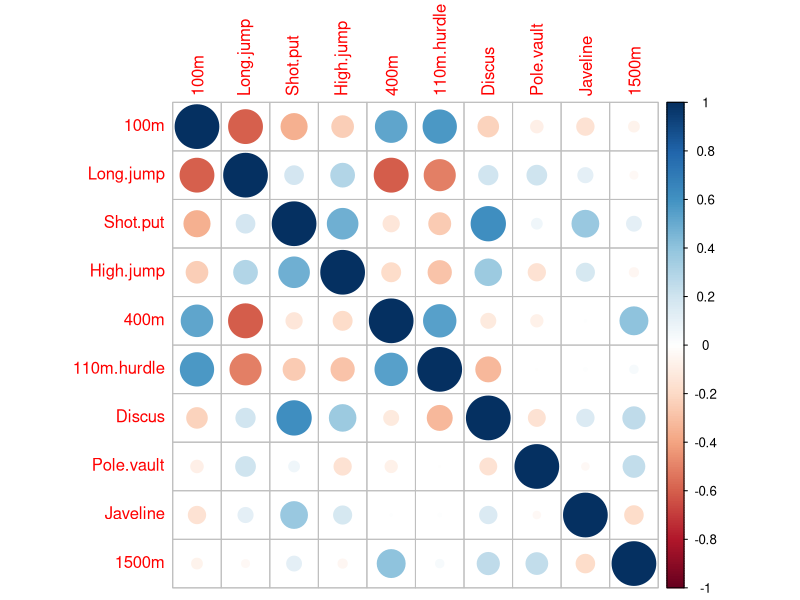
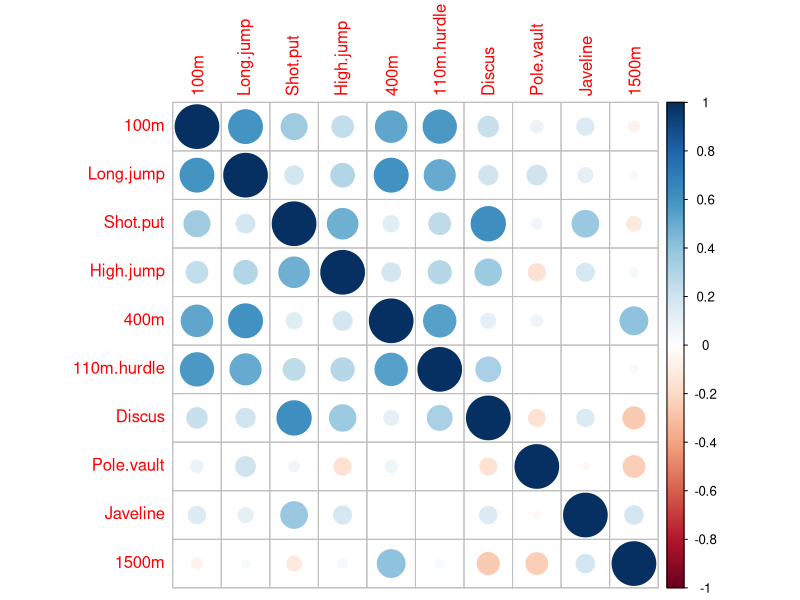
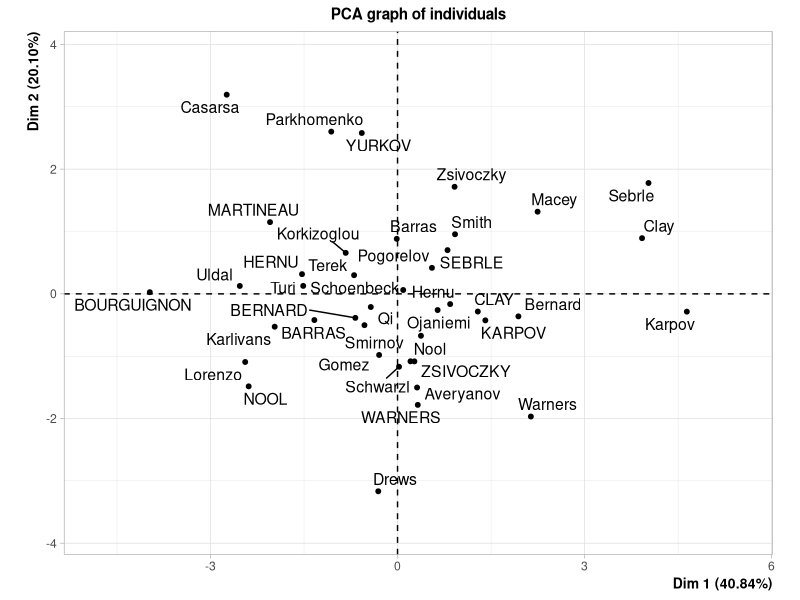
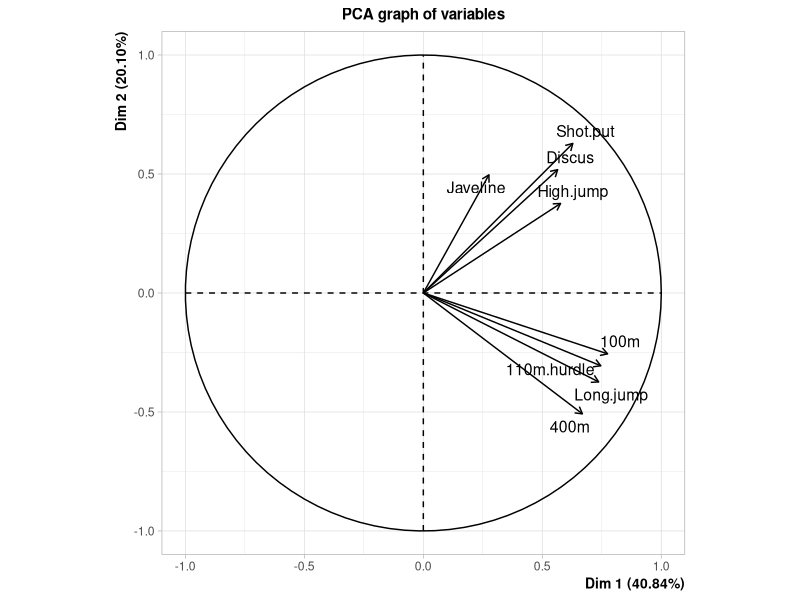
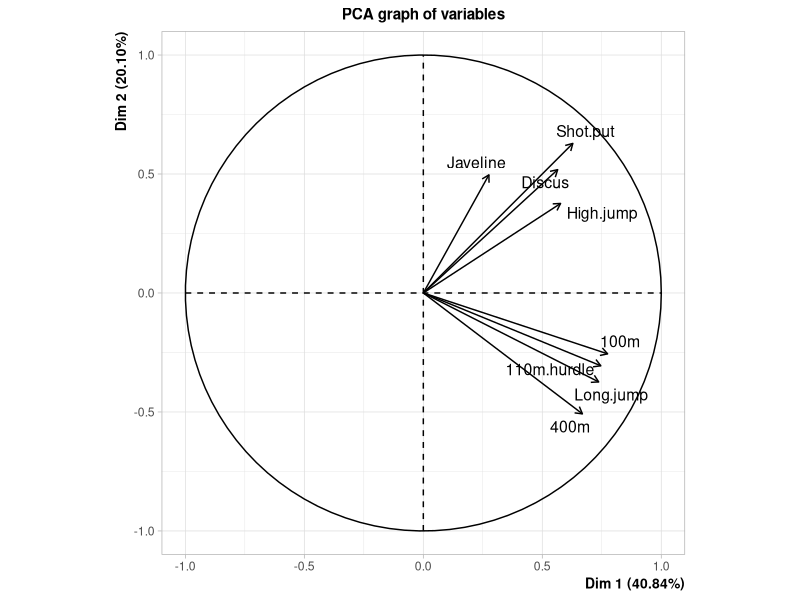
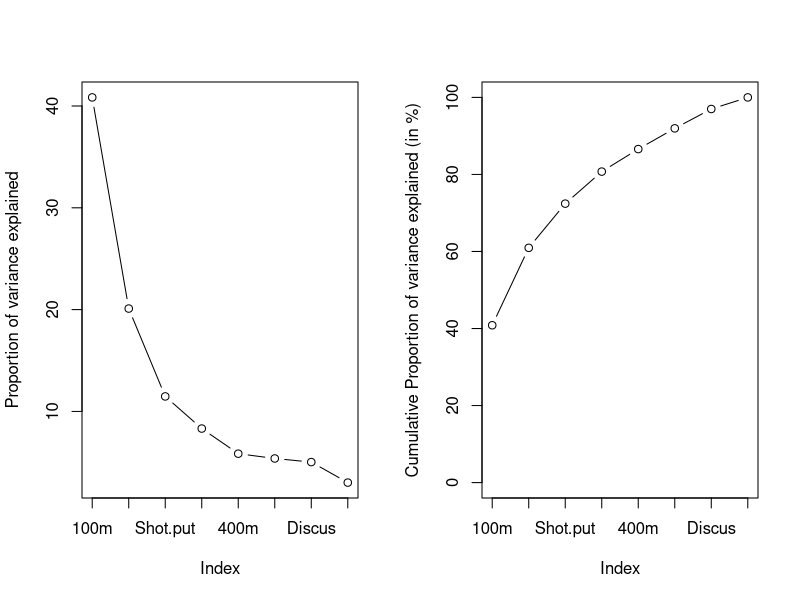
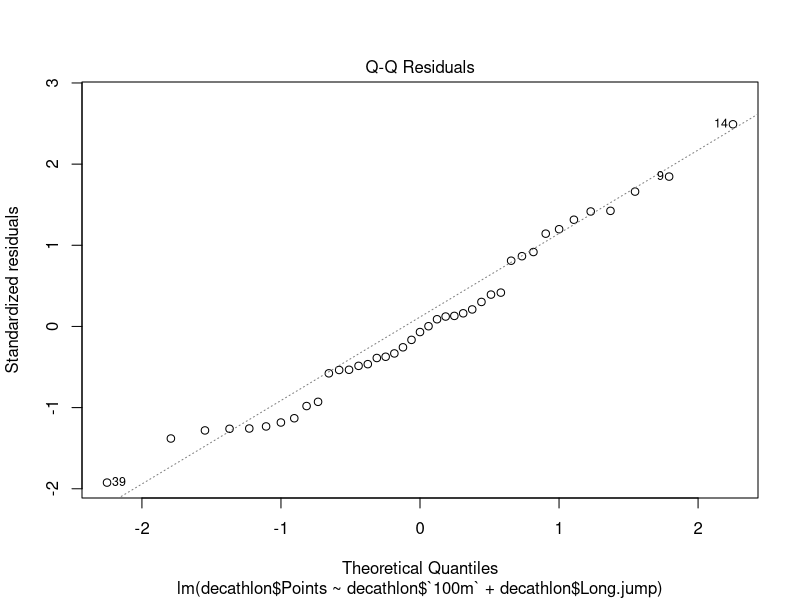
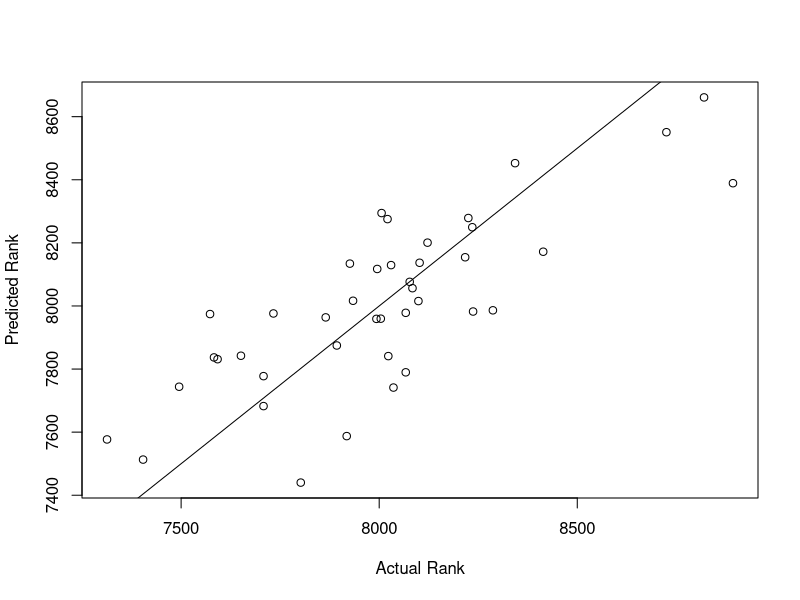

Here is the R script that generated these plots, in order:
############################# PART 4

library(lmtest)
library(car)
library(FactoMineR)
library(corrplot)
library(psych)

data(decathlon)

# 1) Define a PCA for the decathlon dataset and discuss why the model you own works well (or not) looking
# the variables chart. We recommend using FactoMineR package to do this analysis. Interpret variables and
# individuals charts to understand the relations between the different variables of interest and individuals
# scores on the dimensions

# As the variable "Competition" is not numerical, we can not use it for the PCA
# so we remove it from the dataset.
decathlon_filtered <- decathlon[, -13]
# As we only want to use the values that are related with a discipline, and as
# point is not related with a specific discipline: we remove it.
decathlon_filtered <- decathlon_filtered[, -12]
# As we want to predict the variable "Rank, it would make no sense to use it in
# the prediciont model, for this reason, we elimnate it.
decathlon_filtered <- decathlon_filtered[, -11]

# Next we normalize and center the date of the remaining colums
normalized_data <- as.data.frame(scale(decathlon_filtered))

# Correlation matrix check
correlation_matrix <- cor(normalized_data)
corrplot(correlation_matrix, method = "circle")

# Looking at the correlation matrix, we can see the problem. Some discipilness
# have positivly correlated while others are negativly correlate. To adress
# this, we change the directions of negative ones.
normalized_data$`100m` <- max(normalized_data$`100m`) - normalized_data$`100m`
normalized_data$`400m` <- max(normalized_data$`400m`) - normalized_data$`400m`
normalized_data$`110m.hurdle` <- max(normalized_data$`110m.hurdle`) - normalized_data$`110m.hurdle`
normalized_data$`1500m` <- max(normalized_data$`1500m`) - normalized_data$`1500m`

correlation_matrix <- cor(normalized_data)
corrplot(correlation_matrix, method = "circle")

# After the transformations all the variables follow the same direction.

# Before starting the PCA analysis we have to check that the data fullfill
# sphericity.
# We can check sphericity using Bartlett test. Bartlett uses the correlation
# matrix and the dimension of the data.
n <- nrow(normalized_data)
cortest.bartlett(correlation_matrix, n)

# As the p-value (1.15685e-10) < 0.05 we have enough evidence to reject the
# null hypothesys so the assumption of correlation between features is
# fulfilled

# Before performing the PCA we will check which Principal Components (PCs) we should
# use with KMO test. The Kaiser-Meyer-Olkin (KMO) represents the degree to which
# each observed variable is predicted by the other variables in the
# dataset and with this indicates the suitability for factor analysis.
kmo <- function(x)
{
  x <- subset(x, complete.cases(x))       # Omit missing values
  r <- cor(x)                             # Correlation matrix
  r2 <- r^2                               # Squared correlation coefficients
  i <- solve(r)                           # Inverse matrix of correlation matrix
  d <- diag(i)                            # Diagonal elements of inverse matrix
  p2 <- (-i/sqrt(outer(d, d)))^2          # Squared partial correlation coefficients
  diag(r2) <- diag(p2) <- 0               # Delete diagonal elements
  KMO <- sum(r2)/(sum(r2)+sum(p2))
  MSA <- colSums(r2)/(colSums(r2)+colSums(p2))
  return(list(KMO = KMO, MSA = MSA))
}

# KMO with normalized data
kmo(normalized_data)

# As the KMO is very low we will remove the variable with the low KMO
# in order to improve the model.
# First we remove pole.vault
normalized_data <- normalized_data[, -8]
kmo(normalized_data)

# As the KMO is still low we remove 1500m
normalized_data <- normalized_data[, -9]
kmo(normalized_data)

# With a KMO value of 0.735 we can state that this is a reasonable model to
# perform a PCA

pca <- PCA(normalized_data)
plot(pca, choix = "var")

# Looking at the PCA we can state that:
# 1 - The variables have a strong relation with the first dimension which is
#     explaining over 51% of the variance of the data.
# 2 - It seems that the first two components are enough to explain the variance
#     of the data overall

# In order to know how many PC are significant for the
# analysis of the variance of the data, we can use the eigenvalues.
print(pca$eig)

# As we can see through the eigenvalues, only 100 meters and long jump have a
# value higher than 1, so we can conclude that these two PCs
# are enough to explain the variance of the data.

# Moreover, we want to visually check the conclusion using the Scree Plot
par(mfrow = c(1, 2))
plot(pca$eig[, 2],
     type = "b",
     ylab = "Proportion of variance explained",
     xaxt = "n")
custom_labels <- c("100m", "Long.jump", "Shot.put", "High.jump", "400m",
                   "110m.hurdle", "Discus", "Javeline")
axis(1, at = 1:length(custom_labels), labels = custom_labels)
plot(pca$eig[, 3],
     type = "b",
     ylim = c(0, max(pca$eig[, 3])),
     ylab = "Cumulative Proportion of variance explained (in %)",
     xaxt = "n")
axis(1, at = 1:length(custom_labels), labels = custom_labels)
par(mfrow = c(1, 1))

# Moreover, we want to know in which component are the variables explained the
# most. We can see it through the cosen of the models.
pca$var$cos2

# As we can see the vast majority (6 out of 7) of the variables is more
# explained by the first PC. Except 'shot.put' and 'discus'
# which are better explained by the second dimension. This could be related
# to the fact that the disciplines are similar (both involves thrusting an
# object) and measure the score in meter.

# 2) Now we are going to continue with PC regression. We want
#    to construct a linear regression model to predict the points of each
#    athlete. To do so you must
#    First  decide  the  number  of  principal  components  to  be  included
#    in  the  regression  as  independent  variables. Justify your answer.
#    Check the assumptions of the regression model.
#    Is the prediction accurate enough?

# As in the prvious section we have concluded that the first two principal
# components (100m and Long.jumo) are enough to explain the variance of
# the data.
# We will perform the linerar model with these two PC as independent
# variables.

model <- lm(decathlon$Points ~ decathlon$`100m` + decathlon$Long.jump)
summary(model) # adjusted R square 0.6035

# Homosedasticity
bptest(model)
# Adjusted R-squared: 0.727

# Normality of residuals
plot(model, 2)
shapiro.test(model$residuals)
# In this case the p-val(0.4211)>0.05 so we have enough evidence for accepting
# the null hypothesis, the assumption of normality in the residuals is
# fulfilled.
# Both from the Q-Q plot and from shapiro we can conclude that the residuals
# are normally distributed.

# No multicolinearity
vif(model)
# The correlation between 100m and Long.jump is 1.55864, we can state that the
# assumption of not multicolinearity between the independent variables
# (100m and Long.jump) is fulfilled

# Independence of errors
# We can use DurbinWatson test to verify the independence of errors
dwtest(model)
# The test yields a DW value equal to 1.70 means which confirms the independence
# of errors

# Let's verify how good is the model.extract(

# First we verify it graphically how good the model is by using a visual
# analysis
predictions <- predict(model, decathlon)

# Create a plot
plot(decathlon$Points,
     predictions,
     xlab = "Actual Rank",
     ylab = "Predicted Rank")
abline(0, 1)

# Create a residuals vs fitted values plot
plot(fitted(model),
     residuals(model) / decathlon$Points * 100,
     xlab = "Fitted Values",
     ylab = "Residuals (in %)",
     ylim = c(-6, 6))
abline(h = 0, lty = 2)

# From the plot of Residual vs Fitted Values we can see that all the values are
# within a 6% of erro which means that the model is accurate.
